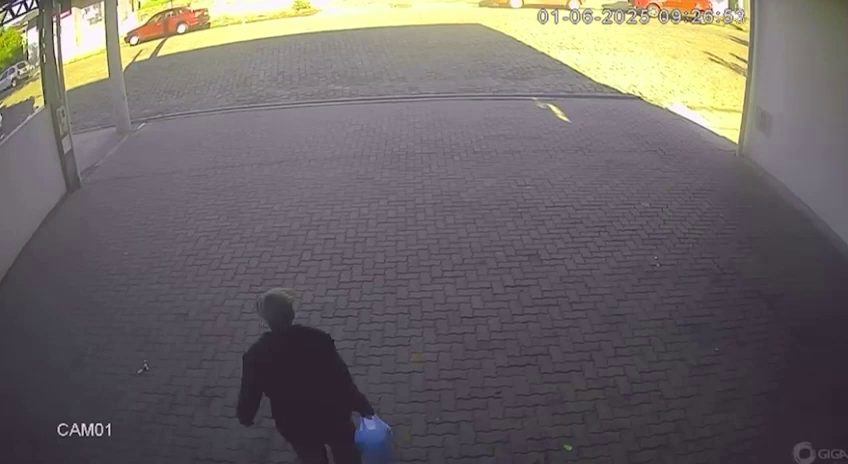
#> input picture assets/EstacionamentoVazio.png, 848 x 464 px; the run also reads 1 picture not shown here
$ python main.py
#> lines starting #> are read from the running program, lines starting #| are printed output that depends on the picture; after the words box and inside, x2 and y2 are one past the last pixel; in counts of white or black regions, pixels touching at a corner belong together; pictures that were not available may be replaced by others from this repository, and a replacement may not be noted
### detector/polygon_parking_detector.py
import cv2
import numpy as np
from config_diagonal import PARKING_SPOTS_CUSTOM, POLYGON_OCCUPANCY_THRESHOLD
from detector.color_utils import get_dominant_color


class PolygonParkingDetector:
    def __init__(self, polygons=None):
        self.spots = polygons if polygons is not None else PARKING_SPOTS_CUSTOM
        self.spot_masks = {}
        self.spot_bounding_boxes = {}
        self._prepare_masks()

    def _prepare_masks(self):
        """
        Prepara as máscaras e bounding boxes para cada vaga.
        """
        for idx, polygon in enumerate(self.spots):
            # Converter para numpy array se necessário
            if isinstance(polygon, list):
                polygon = np.array(polygon)

            # Calcular bounding box
            x_min = int(np.min(polygon[:, 0]))
            y_min = int(np.min(polygon[:, 1]))
            x_max = int(np.max(polygon[:, 0]))
            y_max = int(np.max(polygon[:, 1]))

            self.spot_bounding_boxes[idx] = (x_min, y_min, x_max - x_min, y_max - y_min)

            # Criar máscara para o polígono
            mask = np.zeros((y_max - y_min + 50, x_max - x_min + 50), dtype=np.uint8)

            # Ajustar coordenadas do polígono para a máscara local
            local_polygon = polygon.copy()
            local_polygon[:, 0] -= x_min
            local_polygon[:, 1] -= y_min

            # Preencher polígono na máscara
            cv2.fillPoly(mask, [local_polygon.astype(np.int32)], 255)

            self.spot_masks[idx] = mask

    def _extract_polygon_roi(self, image, polygon_idx):
        """
        Extrai a ROI usando a máscara do polígono.
        """
        x, y, w, h = self.spot_bounding_boxes[polygon_idx]
        mask = self.spot_masks[polygon_idx]

        # Extrair região da imagem
        roi = image[y:y+h, x:x+w]

        # Aplicar máscara
        if roi.shape[:2] != mask.shape[:2]:
            # Redimensionar máscara se necessário
            mask = cv2.resize(mask, (roi.shape[1], roi.shape[0]))

        # Aplicar máscara
        masked_roi = cv2.bitwise_and(roi, roi, mask=mask)

        return masked_roi, mask

    def detect(self, frame: np.ndarray, bg_frame: np.ndarray = None) -> list:
        """
        Detecta ocupação usando polígonos.
        """
        results = []

        if bg_frame is not None:
            return self._detect_with_background(frame, bg_frame)
        else:
            return self._detect_simple(frame)

    def _detect_with_background(self, frame: np.ndarray, bg_frame: np.ndarray) -> list:
        """
        Detecção usando frame de background.
        """
        results = []
        frame_gray = cv2.cvtColor(frame, cv2.COLOR_BGR2GRAY)
        bg_gray = cv2.cvtColor(bg_frame, cv2.COLOR_BGR2GRAY)

        for idx in range(len(self.spots)):
            # Extrair ROIs
            roi_frame, mask = self._extract_polygon_roi(frame_gray, idx)
            roi_bg, _ = self._extract_polygon_roi(bg_gray, idx)

            # Calcular diferença
            diff = cv2.absdiff(roi_bg, roi_frame)

            # Aplicar máscara na diferença
            diff_masked = cv2.bitwise_and(diff, diff, mask=mask)

            # Contar pixels diferentes
            non_zero_pixels = cv2.countNonZero(diff_masked)

            # Determinar ocupação (usando porcentagem da área)
            total_pixels = cv2.countNonZero(mask)
            occupied = (non_zero_pixels / total_pixels) >= POLYGON_OCCUPANCY_THRESHOLD if total_pixels > 0 else False

            # Extrair cor dominante se ocupado
            color = None
            if occupied:
                x, y, w, h = self.spot_bounding_boxes[idx]
                spot_img = frame[y:y+h, x:x+w]

                # Aplicar máscara colorida
                if len(spot_img.shape) == 3:
                    mask_3d = cv2.merge([mask, mask, mask])
                    spot_img_masked = cv2.bitwise_and(spot_img, spot_img, mask=mask)

                    # Extrair cor apenas da área mascarada
                    non_zero_pixels_color = spot_img_masked[mask > 0]
                    if len(non_zero_pixels_color) > 0:
                        color = tuple(map(int, np.mean(non_zero_pixels_color, axis=0)))

            results.append((occupied, color))

        return results

    # [36 lines left out: function _detect_simple, not called in this run]

    def draw_annotations(self, frame: np.ndarray, detections: list) -> np.ndarray:
        """
        Desenha anotações com polígonos.
        """
        annotated = frame.copy()

        for idx, (polygon, (occupied, color)) in enumerate(zip(self.spots, detections)):
            # Converter para numpy array se necessário
            if isinstance(polygon, list):
                polygon = np.array(polygon)

            # Cor do polígono
            poly_color = (0, 0, 255) if occupied else (0, 255, 0)

            # Desenhar polígono
            cv2.polylines(annotated, [polygon.astype(np.int32)], True, poly_color, 2)

            # Preencher polígono com transparência
            overlay = annotated.copy()
            cv2.fillPoly(overlay, [polygon.astype(np.int32)], poly_color)
            cv2.addWeighted(annotated, 0.7, overlay, 0.3, 0, annotated)

            # Adicionar label
            center_x = int(np.mean(polygon[:, 0]))
            center_y = int(np.mean(polygon[:, 1]))

            label = f"V{idx+1}: {'OCUPADA' if occupied else 'LIVRE'}"
            cv2.putText(annotated, label, (center_x - 50, center_y),
                       cv2.FONT_HERSHEY_SIMPLEX, 0.6, (255, 255, 255), 2)

            # Círculo da cor dominante
            if color:
                cv2.circle(annotated, (center_x, center_y - 20), 10, color, -1)

        return annotated

    # [76 lines left out: functions get_interactive_selector, _save_polygons, not called in this run]

### main.py
import cv2
from detector.polygon_parking_detector import PolygonParkingDetector
from config_diagonal import PARKING_SPOTS_CUSTOM


def main():
    """
    Função principal para detectar vagas de estacionamento usando layout personalizado.
    """
    # Carregar imagens
    bg_frame = cv2.imread("assets/EstacionamentoVazio.png")
#> bg_frame is the input picture: shape (464, 848, 3); mean B, G, R 101.7, 102.8, 108.8
    if bg_frame is None:
        print("Erro: Não foi possível carregar o frame de fundo.")
        return

    cap = cv2.VideoCapture("assets/Estacionamento.mp4")
    if not cap.isOpened():
        print("Erro: Não foi possível abrir o vídeo.")
        return

    # Criar detector com layout personalizado
    detector = PolygonParkingDetector(PARKING_SPOTS_CUSTOM)
#> after the loop in _prepare_masks, `for idx, polygon in enumerate(self.spots):`:
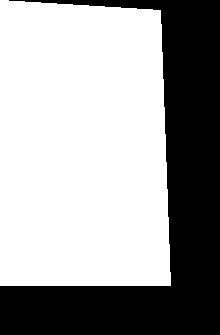
#> mask: shape (335, 220); 63.3% white; 1 black region, box (x1, y1, x2, y2) and area: (0, 0, 220, 335) 27074

    print("=== DETECTOR DE VAGAS - LAYOUT PERSONALIZADO ===")
    print("V1: Formato trapézio (topo maior que base)")
    print("V2: Largura reduzida (mais estreito)")
    print("V3: Diagonal para direita")
    print("V4: Diagonal para direita")
    print("\nControles:")
    print("- 'q' ou ESC: Sair")
    print("- 'p': Pausar/Despausar")
    print("- 'r': Reiniciar vídeo")
    print("-" * 50)

    paused = False
    frame_num = 0

    while True:
        if not paused:
            ret, frame = cap.read()
            if not ret:
                # Reiniciar vídeo automaticamente
                cap.set(cv2.CAP_PROP_POS_FRAMES, 0)
                frame_num = 0
                continue
            frame_num += 1

        # Detecção
        detections = detector.detect(frame, bg_frame)
#> the loop in _detect_with_background, `for idx in range(len(self.spots)):` made 4 passes
#> total_pixels on passes 1 to 4: 29662, 29398, 46221, 26894
#> pass 1, in _extract_polygon_roi, `masked_roi = cv2.bitwise_and(roi, roi, mask=mask)`:
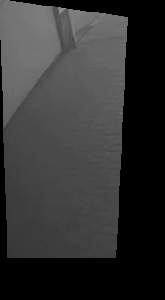
#> masked_roi: shape (300, 165); min 0, max 146, mean 50.4
#> pass 1, in _detect_with_background, `roi_frame, mask = self._extract_polygon_roi(frame_gray, idx)`:
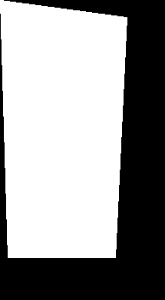
#> mask: shape (300, 165); min 0, max 255, mean 151.5
#> after the loop in _detect_with_background, `for idx in range(len(self.spots)):`: diff: shape (285, 148); every value is 0
#> after the loop in _detect_with_background, `for idx in range(len(self.spots)):`:
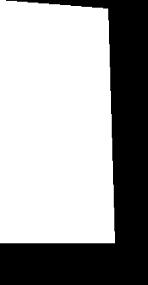
#> mask: shape (285, 148); min 0, max 255, mean 161.3
#> after the loop in _detect_with_background, `for idx in range(len(self.spots)):`:
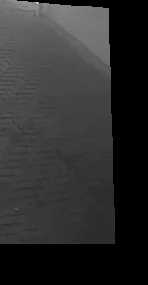
#> roi_bg: shape (285, 148); min 0, max 229, mean 45.8
#> after the loop in _detect_with_background, `for idx in range(len(self.spots)):`: results = 4 items
#> detections = 4 items
        annotated = detector.draw_annotations(frame, detections)
#> the loop in draw_annotations, `for idx, (polygon, (occupied, color)) in enumerate(zip(self.spots, det..` made 4 passes
#> (polygon, center_x, center_y, label) on passes 1 to 4: ([[5, 140], [170, 160], [155, 440], [15, 440]], 86, 295, 'V1: LIVRE'), ([[220, 150], [360, 140], [360, 440], [200, 440]], 285, 292, 'V2: LIVRE'), ([[450, 140], [660, 150], [680, 440], [450, 440]], 560, 292, 'V3: LIVRE'), ([[700, 140], [860, 150], [870, 425], [700, 425]], 782, 285, 'V4: LIVRE')
#> after the loop in draw_annotations, `for idx, (polygon, (occupied, color)) in enumerate(zip(self.spots, det..`:
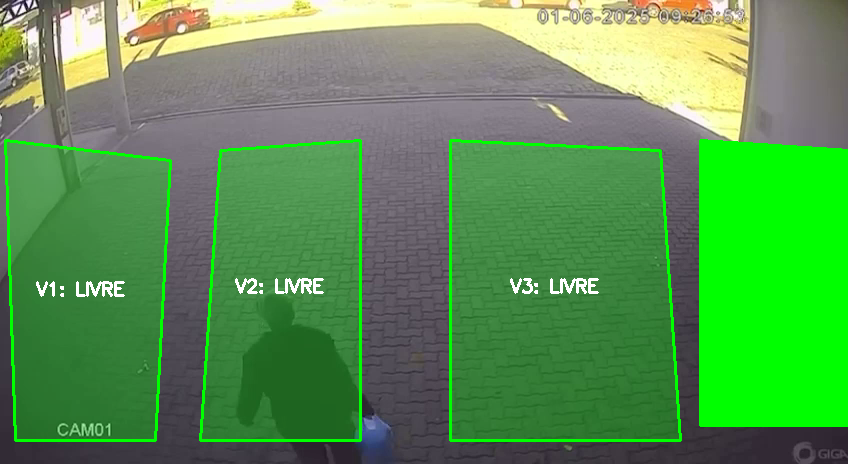
#> overlay: shape (464, 848, 3); mean B, G, R 82.6, 147.3, 90.3

        # Informações na tela
        info_text = f"Frame: {frame_num} | Layout: Personalizado"
        cv2.putText(annotated, info_text, (10, 30), cv2.FONT_HERSHEY_SIMPLEX,
                   0.7, (255, 255, 255), 2)

        # Status das vagas
        status_text = "Status: "
        occupied_count = 0
        for i, (occupied, _) in enumerate(detections):
            status = 'O' if occupied else 'L'
            status_text += f"V{i+1}:{status} "
            if occupied:
                occupied_count += 1
#> this loop made 4 passes
#> status_text on passes 1 to 4: 'Status: V1:L ', 'Status: V1:L V2:L ', 'Status: V1:L V2:L V3:L ', 'Status: V1:L V2:L V3:L V4:L '
#> after the loop, occupied_count = 0

        cv2.putText(annotated, status_text, (10, 60), cv2.FONT_HERSHEY_SIMPLEX,
                   0.6, (255, 255, 255), 2)

        # Contador de vagas
        summary_text = f"Ocupadas: {occupied_count}/{len(detections)} | Livres: {len(detections) - occupied_count}"
#> summary_text = 'Ocupadas: 0/4 | Livres: 4'
        cv2.putText(annotated, summary_text, (10, 90), cv2.FONT_HERSHEY_SIMPLEX,
                   0.6, (0, 255, 255), 2)

        # Instruções
        cv2.putText(annotated, "q:sair p:pausar r:reiniciar", (10, annotated.shape[0] - 20),
                   cv2.FONT_HERSHEY_SIMPLEX, 0.5, (255, 255, 255), 1)
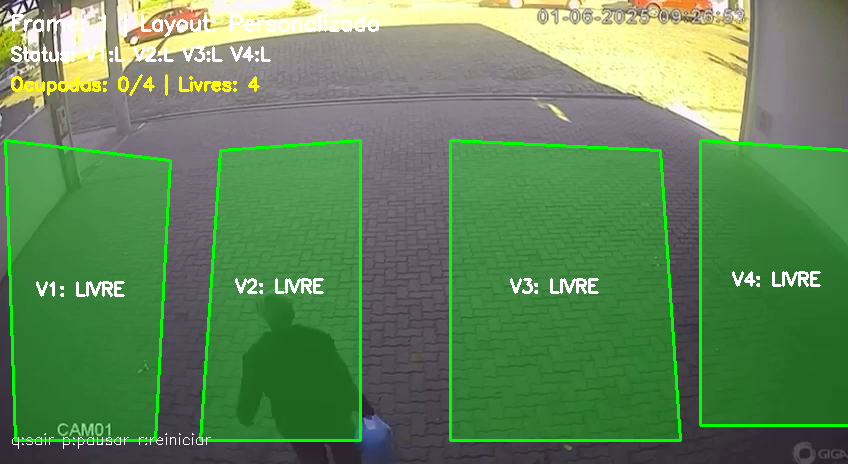
#> annotated: shape (464, 848, 3); mean B, G, R 89.1, 135.1, 97

        cv2.imshow("Parking Spot Detector - Layout Personalizado", annotated)

        key = cv2.waitKey(30 if not paused else 0) & 0xFF
#> (key q is pressed here)
        if key == ord('q') or key == 27:  # 'q' ou ESC
            break
        elif key == ord('p'):
            paused = not paused
            status = "PAUSADO" if paused else "EXECUTANDO"
            print(f"Status: {status}")
        elif key == ord('r'):
            cap.set(cv2.CAP_PROP_POS_FRAMES, 0)
            frame_num = 0
            print("Vídeo reiniciado")

    # Cleanup
    cap.release()
    cv2.destroyAllWindows()
    print("Detector finalizado.")


if __name__ == "__main__":
    main()
